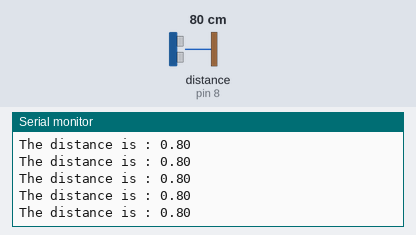
This sketch was run on a simulated Arduino Uno, built with avr-gcc and run on an emulated ATmega328P. Shown: the last lines printed to the serial monitor. Wiring (inferred from the names in the program): ultrasonic range finder: trigger pin 7; echo pin 8. Inputs (shaded band) come from the test bench; at power-on: distance to the obstacle (sensor on pin 8) 80 cm. The echo pulse lasts 58.3 µs per cm.

Above: at 1.2 s.
1.3 s: distance to the obstacle (sensor on pin 8) set to 2 cm
At 1.73 s:
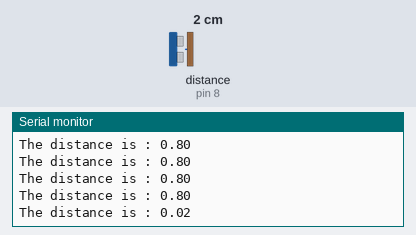
2.8 s: distance to the obstacle (sensor on pin 8) set to 4 cm
At 3.0 s:
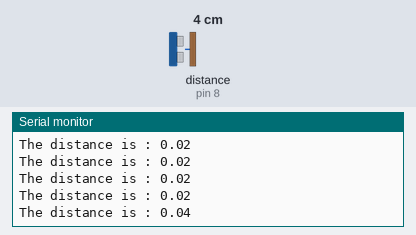
4.3 s: distance to the obstacle (sensor on pin 8) set to 250 cm
At 4.54 s:
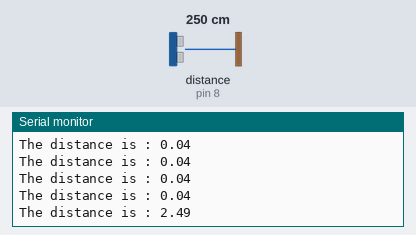
Timing chart, 0 to 7.3 s (numbered marks = the images above; inputs shaded):
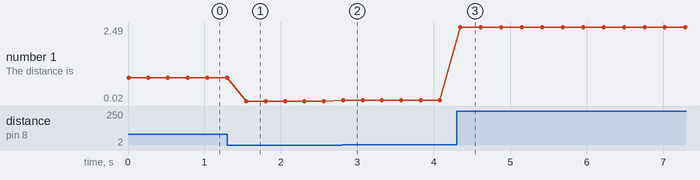

Measured:
- after the input at 1.3 s, the serial monitor: prints a new line after 0.25 s (image 1)
- after the input at 2.8 s, the serial monitor: prints a new line at once (image 2)
- after the input at 4.3 s, the serial monitor: prints a new line after 0.05 s (image 3)
- plotted number 1: 0.8 → 0.02 after the input at 1.3 s, 0.02 → 0.04 after the input at 2.8 s, 0.04 → 2.49 after the input at 4.3 s

The sketch:

Ultrasonic_Mesurer.ino
```cpp
float distance;
int echoPin = 8;
int trigPin = 7;
float pingTime;
float speedOfSound = 342.3;


void setup() {
  Serial.begin(9600);
  pinMode(trigPin, OUTPUT);
  pinMode(echoPin, INPUT);

}

void loop() {
  digitalWrite(trigPin, LOW); //Set trigger pin low
  delayMicroseconds(2000); //Let signal settle
  digitalWrite(trigPin, HIGH); //Set trigPin high
  delayMicroseconds(15); //Delay in high state
  digitalWrite(trigPin, LOW); //ping has now been sent
  delayMicroseconds(10); //Delay in high state

  pingTime = pulseIn(echoPin, HIGH);
  pingTime = pingTime / 1000000;
  distance = pingTime * speedOfSound;
  distance = distance / 2;

  Serial.print("The distance is : ");
  Serial.println(distance);
  delay(250);


}
```
